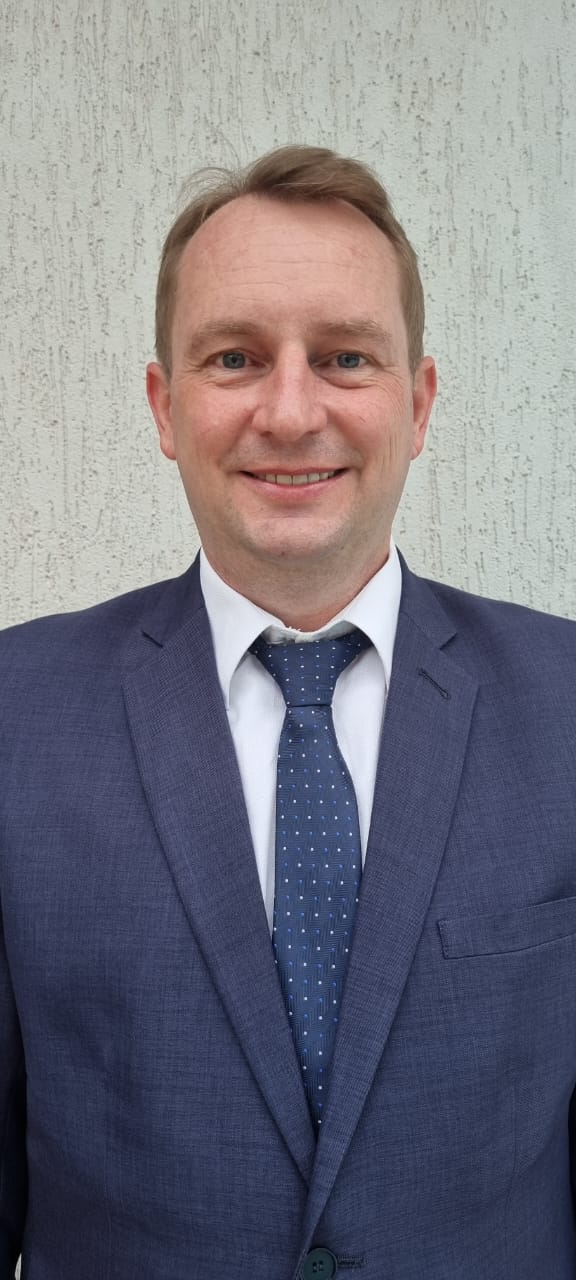
#> input picture mock/bobsin.jpg, 576 x 1280 px, found by its file name
$ python sobel.py
#> lines starting #> are read from the running program, lines starting #| are printed output that depends on the picture
#> further down, image is the input picture: shape (1280, 576, 3); mean B, G, R 127.9, 117.8, 119.5
### filters/grayscale.py
import sys
import cv2
import numpy as np


def calculate_default_conversion_matrix(
    red: np.ndarray, blue: np.ndarray, green: np.ndarray
) -> np.ndarray:
    blue_percent = 0.114
    green_percent = 0.587
    red_percent = 0.299

    result = blue_percent * blue + green_percent * green + red_percent * red

    return result.astype(np.uint8)


def grayscale(image: np.ndarray) -> np.ndarray:
    blue = image[:, :, 0].astype(float)
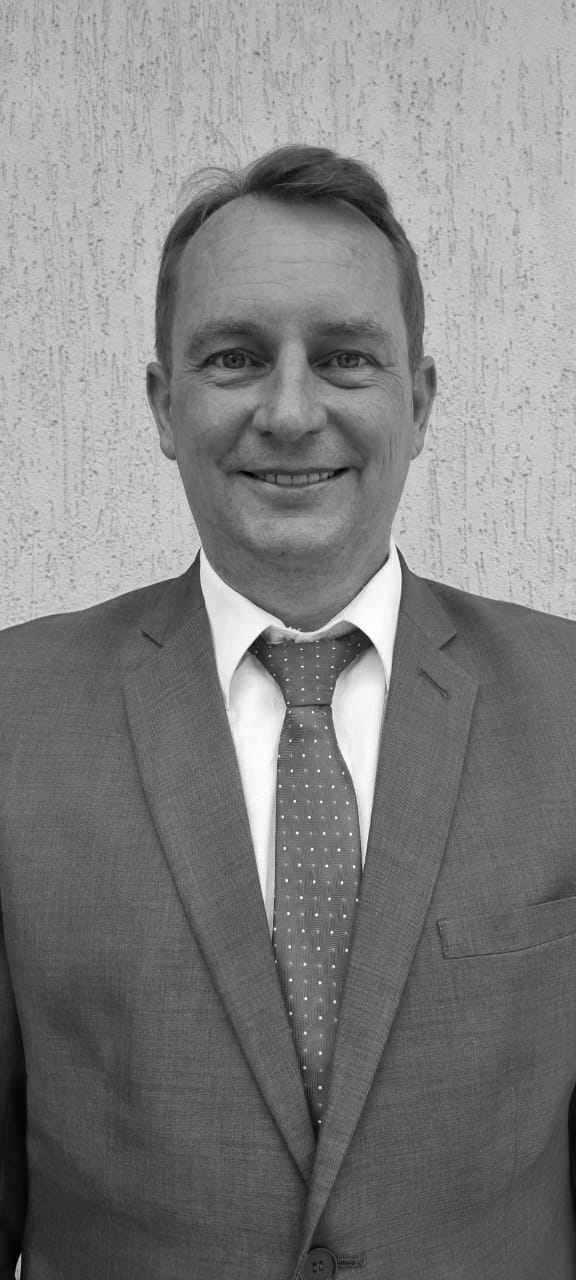
#> blue: shape (1280, 576) float64; min 0, max 255, mean 127.9
    green = image[:, :, 1].astype(float)
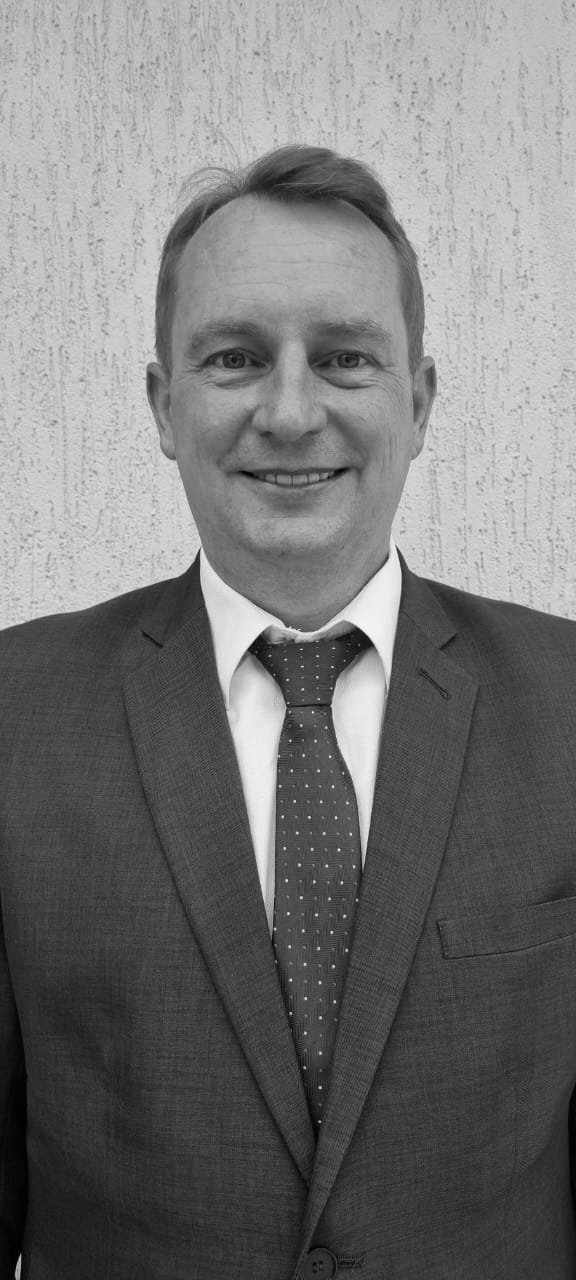
#> green: shape (1280, 576) float64; min 0, max 254, mean 117.8
    red = image[:, :, 2].astype(float)
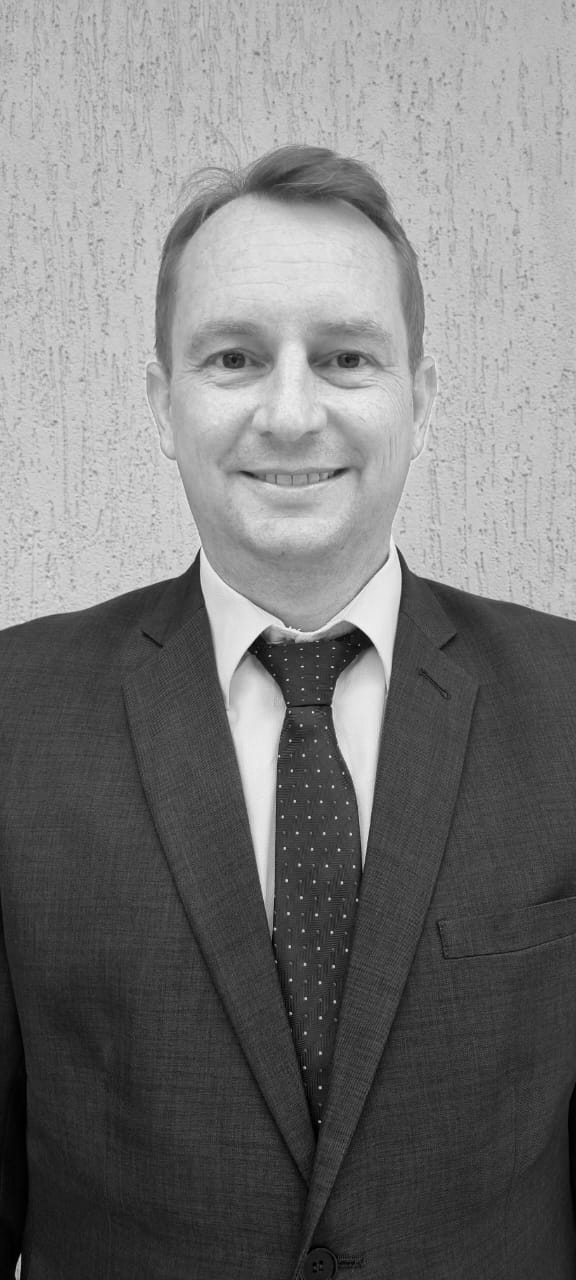
#> red: shape (1280, 576) float64; min 0, max 255, mean 119.5

    return calculate_default_conversion_matrix(red, blue, green)


# [11 lines that do not run on import are left out]

### utils/convolve.py
import numpy as np


def convolve(image: np.ndarray, kernel: np.ndarray) -> np.ndarray:
    assert image.ndim == 2, "A imagem deve ser em escala de cinza."
    assert kernel.shape[0] == kernel.shape[1], "O kernel deve ser quadrado."

    height, width = image.shape
#> height = 1280; width = 576

    kernel_size = kernel.shape[0]
    padding = kernel_size // 2

    padded_image = np.pad(image, pad_width=padding, mode="edge")

    result = np.zeros_like(image, dtype=np.float32)

    for i in range(height):
        for j in range(width):
            window = padded_image[i : i + kernel_size, j : j + kernel_size]

            result[i, j] = np.sum(window * kernel)
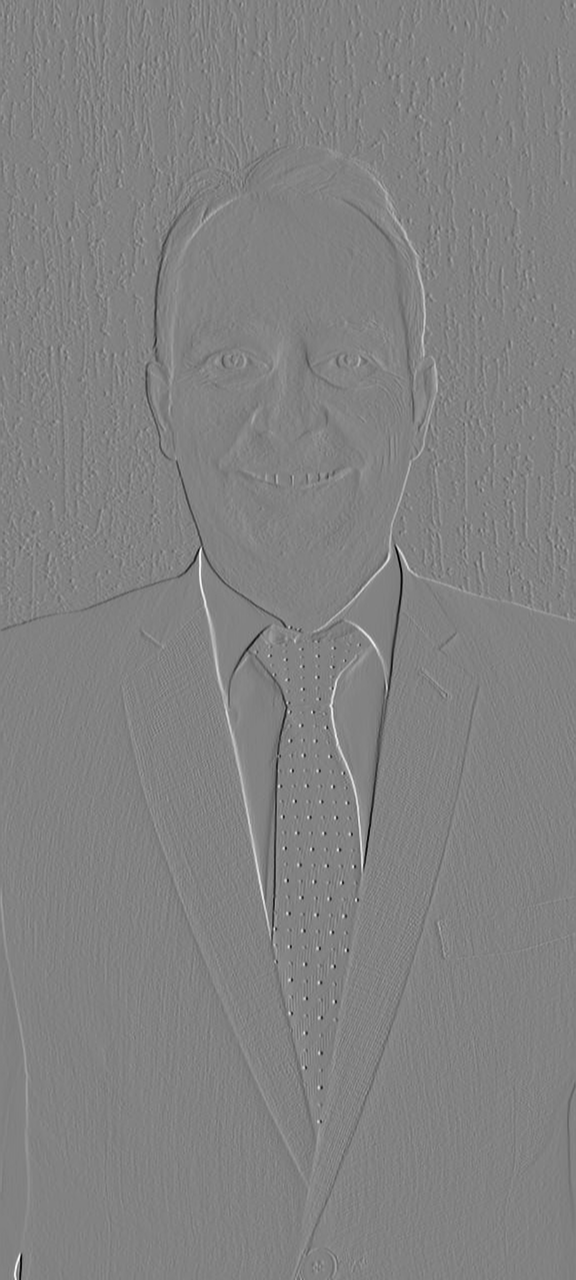
#> result: shape (1280, 576) float32; min -701, max 672, mean 0.1; drawn with min black and max white

    return result

### filters/sobel.py
import cv2
import numpy as np
import sys

from filters.grayscale import grayscale
from utils.convolve import convolve


def get_sobel_gradients(image: np.ndarray) -> tuple[np.ndarray, np.ndarray]:
    kernel_x = np.array([[-1, 0, 1], [-2, 0, 2], [-1, 0, 1]], dtype=np.float32)
    kernel_y = np.array([[1, 2, 1], [0, 0, 0], [-1, -2, -1]], dtype=np.float32)

    gradient_x = convolve(image=image, kernel=kernel_x)
    gradient_y = convolve(image=image, kernel=kernel_y)

    return gradient_x, gradient_y


def sobel(image: np.ndarray) -> np.ndarray:
    if len(image.shape) == 3:
        image = grayscale(image=image)

    gradient_x, gradient_y = get_sobel_gradients(image=image)

    result = np.sqrt(gradient_x**2 + gradient_y**2)
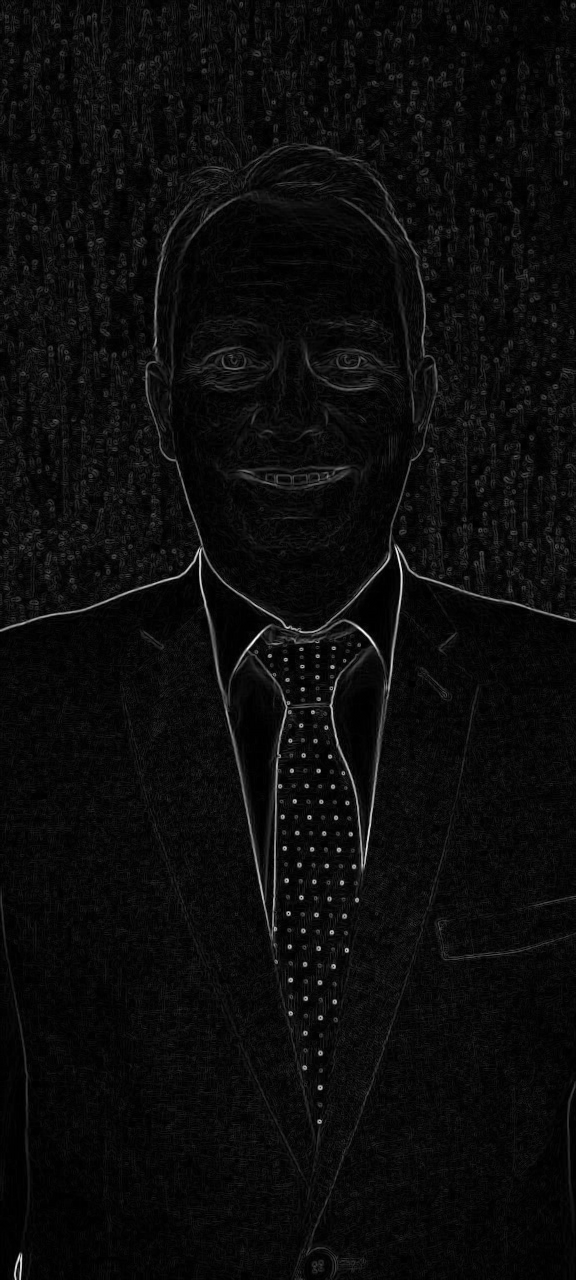
#> result: shape (1280, 576) float32; min 0, max 745.2, mean 35.6; drawn with min black and max white
    result = np.clip(result, 0, 255).astype(np.uint8)
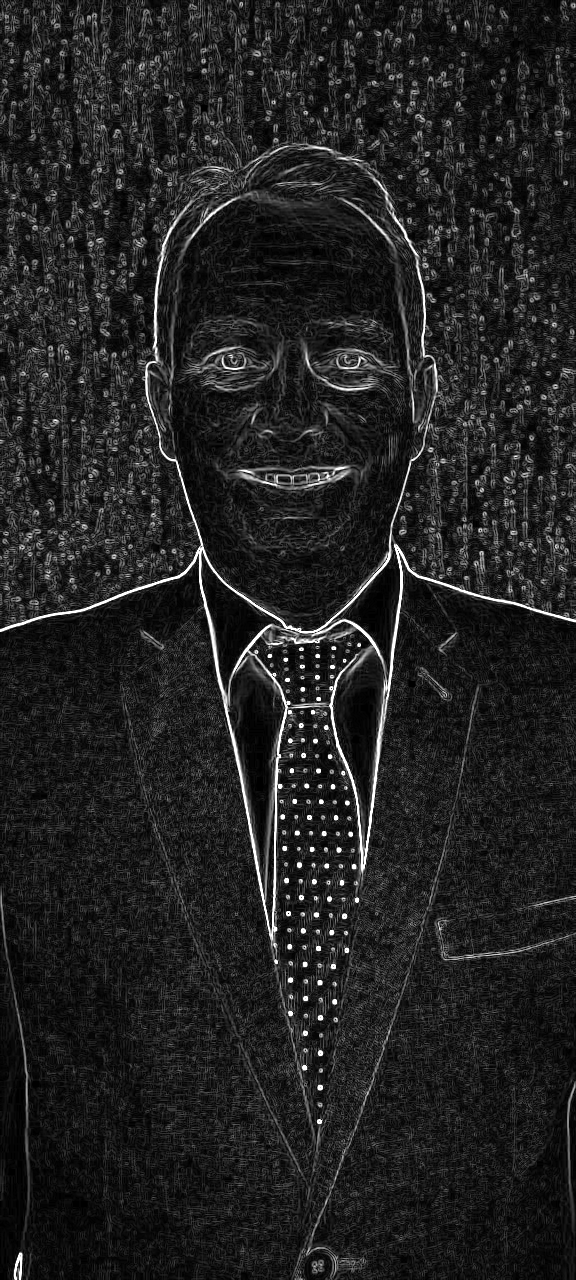
#> result: shape (1280, 576); min 0, max 255, mean 34.1

    return result.astype(np.uint8)


if __name__ == "__main__":
    image = cv2.imread("mock/bobsin.jpg")

    filtered_image = sobel(image=image)

    cv2.imshow("Sobel Filtered Image", filtered_image)
    cv2.waitKey(0)
    cv2.destroyAllWindows()

    sys.exit(0)
#> (the program exits here)

$ run again, with mock/cat-symmetrical.jpg copied over mock/bobsin.jpg
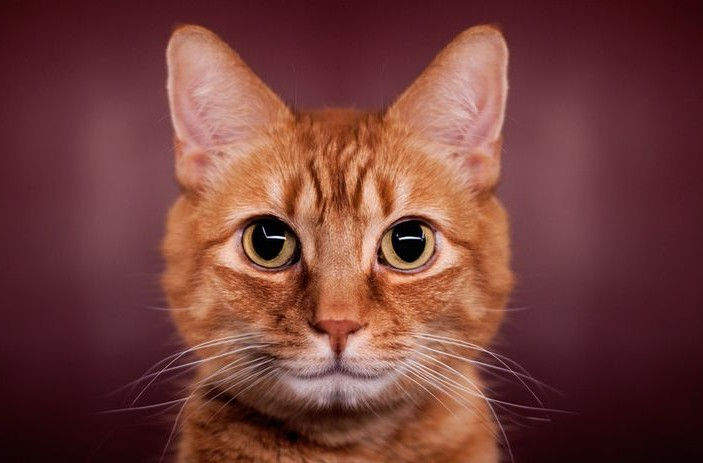
#> input picture mock/cat-symmetrical.jpg, 703 x 463 px, found by its file name
#> image is the input picture: shape (463, 703, 3); mean B, G, R 58.1, 63, 115.3
#> after the loop in convolve (call 2), `for i in range(height):`:
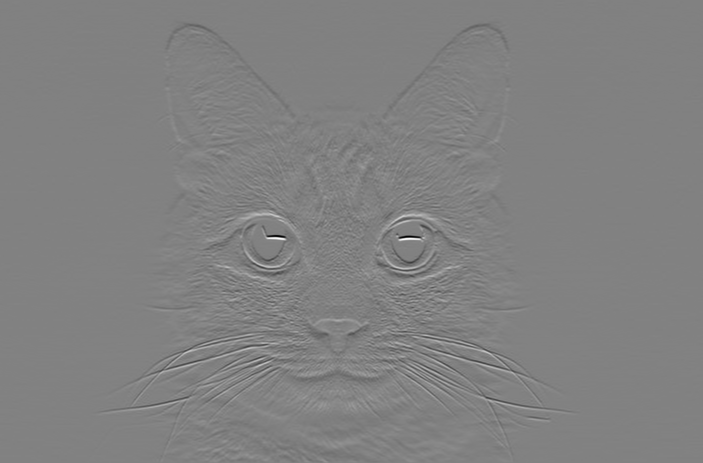
#> result: shape (463, 703) float32; min -999, max 968, mean -0.3; drawn with min black and max white
#> in sobel, `result = np.clip(result, 0, 255).astype(np.uint8)`:
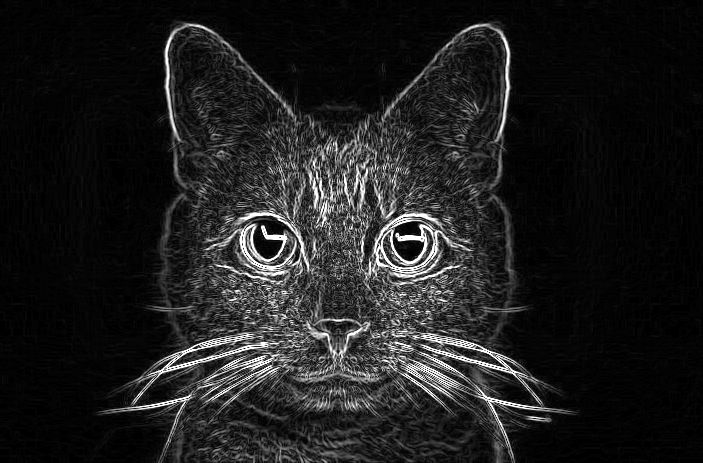
#> result: shape (463, 703); min 0, max 255, mean 30
